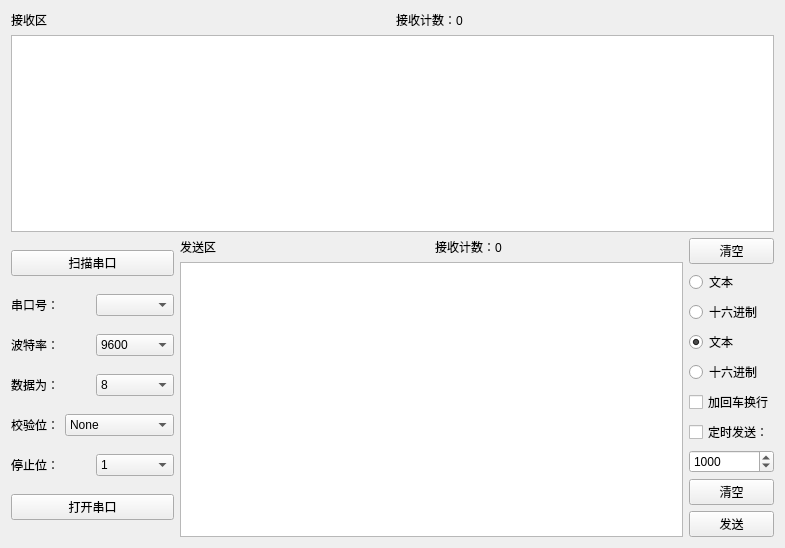
<?xml version="1.0" encoding="UTF-8"?>
<ui version="4.0">
 <class>SerialForm</class>
 <widget class="QWidget" name="SerialForm">
  <property name="geometry">
   <rect>
    <x>0</x>
    <y>0</y>
    <width>785</width>
    <height>548</height>
   </rect>
  </property>
  <property name="windowTitle">
   <string>Form</string>
  </property>
  <layout class="QGridLayout" name="gridLayout">
   <item row="0" column="0">
    <layout class="QVBoxLayout" name="verticalLayout_11">
     <item>
      <layout class="QHBoxLayout" name="horizontalLayout_9">
       <item>
        <layout class="QVBoxLayout" name="verticalLayout_7">
         <item>
          <layout class="QHBoxLayout" name="horizontalLayout_7">
           <item>
            <widget class="QLabel" name="label_6">
             <property name="text">
              <string>接收区</string>
             </property>
            </widget>
           </item>
           <item>
            <widget class="QLabel" name="label_8">
             <property name="text">
              <string>接收计数：0</string>
             </property>
            </widget>
           </item>
          </layout>
         </item>
         <item>
          <widget class="QTextEdit" name="receiveEdit"/>
         </item>
        </layout>
       </item>
       <item>
        <layout class="QVBoxLayout" name="verticalLayout_5"/>
       </item>
      </layout>
     </item>
     <item>
      <layout class="QHBoxLayout" name="horizontalLayout_10">
       <item>
        <layout class="QVBoxLayout" name="verticalLayout">
         <item>
          <widget class="QPushButton" name="scanSerialBtn">
           <property name="text">
            <string>扫描串口</string>
           </property>
          </widget>
         </item>
         <item>
          <layout class="QHBoxLayout" name="horizontalLayout">
           <item>
            <widget class="QLabel" name="label">
             <property name="text">
              <string>串口号：</string>
             </property>
            </widget>
           </item>
           <item>
            <widget class="QComboBox" name="serialPortList"/>
           </item>
          </layout>
         </item>
         <item>
          <layout class="QHBoxLayout" name="horizontalLayout_2">
           <item>
            <widget class="QLabel" name="label_2">
             <property name="text">
              <string>波特率：</string>
             </property>
            </widget>
           </item>
           <item>
            <widget class="QComboBox" name="baudRateList">
             <property name="currentIndex">
              <number>3</number>
             </property>
             <item>
              <property name="text">
               <string>1200</string>
              </property>
             </item>
             <item>
              <property name="text">
               <string>2400</string>
              </property>
             </item>
             <item>
              <property name="text">
               <string>4800</string>
              </property>
             </item>
             <item>
              <property name="text">
               <string>9600</string>
              </property>
             </item>
             <item>
              <property name="text">
               <string>19200</string>
              </property>
             </item>
             <item>
              <property name="text">
               <string>38400</string>
              </property>
             </item>
             <item>
              <property name="text">
               <string>57600</string>
              </property>
             </item>
             <item>
              <property name="text">
               <string>115200</string>
              </property>
             </item>
            </widget>
           </item>
          </layout>
         </item>
         <item>
          <layout class="QHBoxLayout" name="horizontalLayout_3">
           <item>
            <widget class="QLabel" name="label_3">
             <property name="text">
              <string>数据为：</string>
             </property>
            </widget>
           </item>
           <item>
            <widget class="QComboBox" name="dataBitsList">
             <property name="currentIndex">
              <number>3</number>
             </property>
             <item>
              <property name="text">
               <string>5</string>
              </property>
             </item>
             <item>
              <property name="text">
               <string>6</string>
              </property>
             </item>
             <item>
              <property name="text">
               <string>7</string>
              </property>
             </item>
             <item>
              <property name="text">
               <string>8</string>
              </property>
             </item>
            </widget>
           </item>
          </layout>
         </item>
         <item>
          <layout class="QHBoxLayout" name="horizontalLayout_4">
           <item>
            <widget class="QLabel" name="label_4">
             <property name="text">
              <string>校验位：</string>
             </property>
            </widget>
           </item>
           <item>
            <widget class="QComboBox" name="parityList">
             <item>
              <property name="text">
               <string>None</string>
              </property>
             </item>
             <item>
              <property name="text">
               <string>奇校验</string>
              </property>
             </item>
             <item>
              <property name="text">
               <string>偶校验</string>
              </property>
             </item>
             <item>
              <property name="text">
               <string>校验位始终为1</string>
              </property>
             </item>
             <item>
              <property name="text">
               <string>校验位始终为0</string>
              </property>
             </item>
            </widget>
           </item>
          </layout>
         </item>
         <item>
          <layout class="QHBoxLayout" name="horizontalLayout_5">
           <item>
            <widget class="QLabel" name="label_5">
             <property name="text">
              <string>停止位：</string>
             </property>
            </widget>
           </item>
           <item>
            <widget class="QComboBox" name="stopBitsList">
             <item>
              <property name="text">
               <string>1</string>
              </property>
             </item>
             <item>
              <property name="text">
               <string>1.5</string>
              </property>
             </item>
             <item>
              <property name="text">
               <string>2</string>
              </property>
             </item>
            </widget>
           </item>
          </layout>
         </item>
         <item>
          <widget class="QPushButton" name="serialSwitchBtn">
           <property name="text">
            <string>打开串口</string>
           </property>
          </widget>
         </item>
        </layout>
       </item>
       <item>
        <layout class="QHBoxLayout" name="horizontalLayout_8">
         <item>
          <layout class="QVBoxLayout" name="verticalLayout_9">
           <item>
            <layout class="QHBoxLayout" name="horizontalLayout_6">
             <item>
              <widget class="QLabel" name="label_7">
               <property name="text">
                <string>发送区</string>
               </property>
              </widget>
             </item>
             <item>
              <widget class="QLabel" name="label_9">
               <property name="text">
                <string>接收计数：0</string>
               </property>
              </widget>
             </item>
            </layout>
           </item>
           <item>
            <widget class="QTextEdit" name="sendEdit"/>
           </item>
          </layout>
         </item>
         <item>
          <layout class="QVBoxLayout" name="verticalLayout_8">
           <item>
            <layout class="QVBoxLayout" name="verticalLayout_10">
             <item>
              <widget class="QPushButton" name="pushButton">
               <property name="text">
                <string>清空</string>
               </property>
              </widget>
             </item>
             <item>
              <layout class="QVBoxLayout" name="verticalLayout_4">
               <item>
                <widget class="QRadioButton" name="textReceiveRadioBtn">
                 <property name="text">
                  <string>文本</string>
                 </property>
                 <property name="autoExclusive">
                  <bool>true</bool>
                 </property>
                </widget>
               </item>
               <item>
                <widget class="QRadioButton" name="hexReceiveRadioBtn">
                 <property name="text">
                  <string>十六进制</string>
                 </property>
                 <property name="autoExclusive">
                  <bool>true</bool>
                 </property>
                </widget>
               </item>
              </layout>
             </item>
            </layout>
           </item>
           <item>
            <layout class="QVBoxLayout" name="verticalLayout_6">
             <item>
              <layout class="QVBoxLayout" name="verticalLayout_3">
               <item>
                <widget class="QRadioButton" name="textSendRadioBtn">
                 <property name="text">
                  <string>文本</string>
                 </property>
                 <property name="checked">
                  <bool>true</bool>
                 </property>
                 <property name="autoRepeat">
                  <bool>false</bool>
                 </property>
                 <property name="autoExclusive">
                  <bool>true</bool>
                 </property>
                </widget>
               </item>
               <item>
                <widget class="QRadioButton" name="hexSendRadioBtn">
                 <property name="text">
                  <string>十六进制</string>
                 </property>
                 <property name="autoRepeat">
                  <bool>false</bool>
                 </property>
                 <property name="autoExclusive">
                  <bool>true</bool>
                 </property>
                </widget>
               </item>
               <item>
                <widget class="QCheckBox" name="checkBox">
                 <property name="text">
                  <string>加回车换行</string>
                 </property>
                </widget>
               </item>
              </layout>
             </item>
             <item>
              <layout class="QVBoxLayout" name="verticalLayout_2">
               <item>
                <widget class="QCheckBox" name="checkBox_2">
                 <property name="text">
                  <string>定时发送：</string>
                 </property>
                </widget>
               </item>
               <item>
                <widget class="QSpinBox" name="spinBox">
                 <property name="maximum">
                  <number>99999</number>
                 </property>
                 <property name="value">
                  <number>1000</number>
                 </property>
                </widget>
               </item>
              </layout>
             </item>
             <item>
              <widget class="QPushButton" name="pushButton_2">
               <property name="text">
                <string>清空</string>
               </property>
              </widget>
             </item>
             <item>
              <widget class="QPushButton" name="dataSendBtn">
               <property name="text">
                <string>发送</string>
               </property>
              </widget>
             </item>
            </layout>
           </item>
          </layout>
         </item>
        </layout>
       </item>
      </layout>
     </item>
    </layout>
   </item>
  </layout>
 </widget>
 <resources/>
 <connections/>
</ui>
